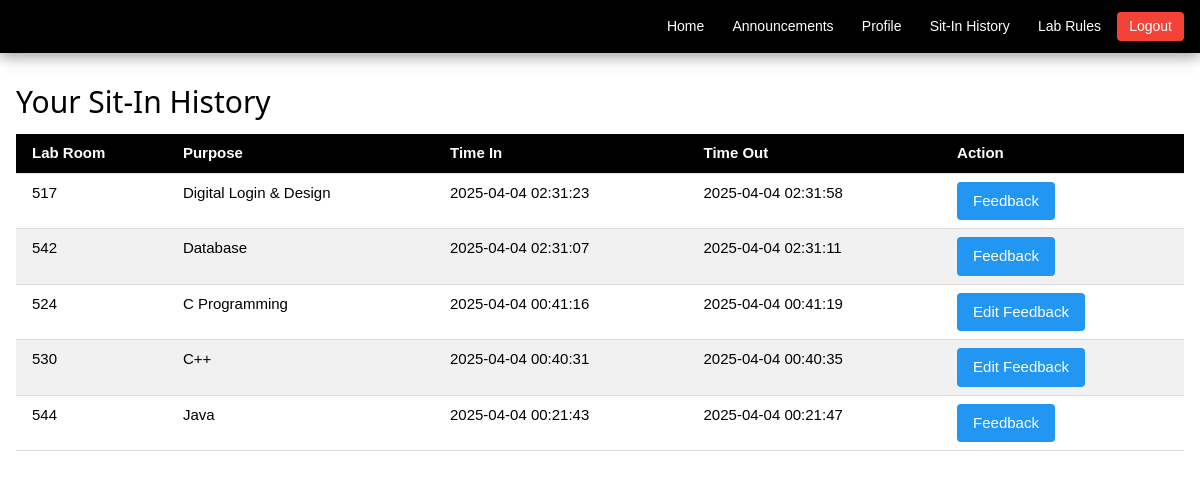
Page /student_sit_in_history (signed in) on the earlier database version.
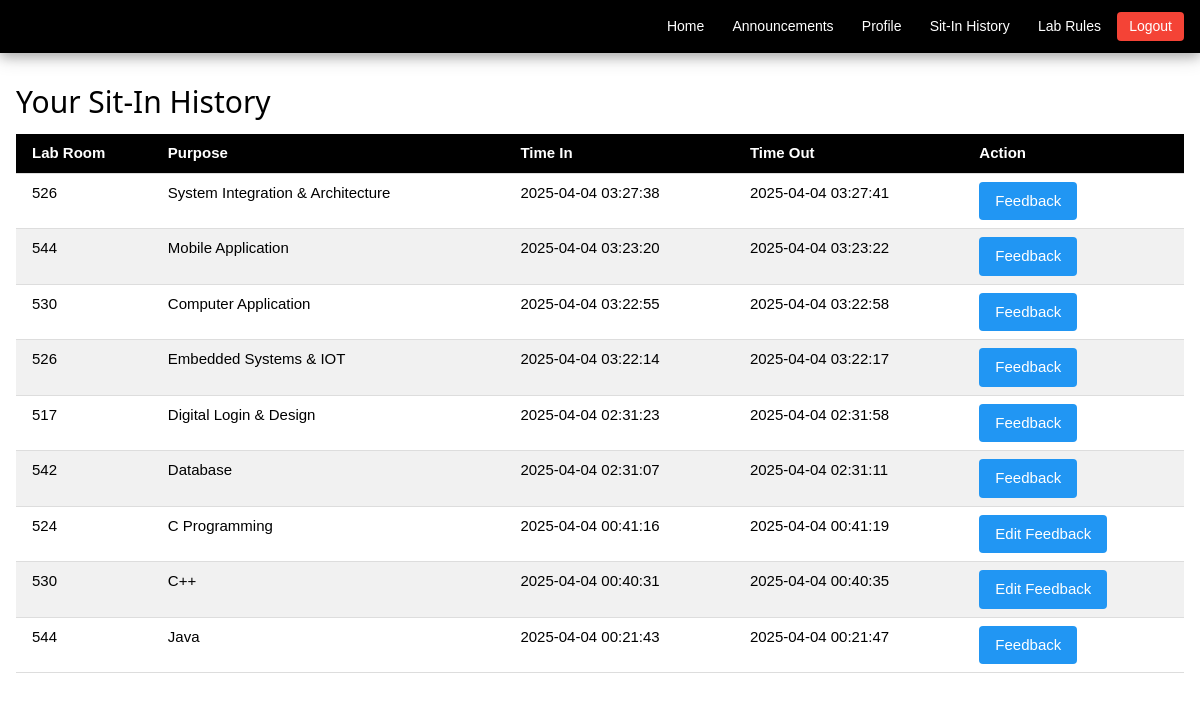
Same page on the later database version.
### tables this page shows
CREATE TABLE sit_in_records(
id integer primary key autoincrement,
student_idno integer,
lab_room text,
purpose text,
sit_in_time timestamp default current_timestamp, time_out timestamp, feedback TEXT,
foreign key (student_idno) references registration(idno));

### main.py (the view)
@app.route('/student_sit_in_history')
def student_sit_in_history():
    if 'username' not in session:
        flash("You must log in to view your sit-in history.", "error")
        return redirect(url_for('login'))
    student_idno = session.get('IDNO')
    conn = get_db()
    cursor = conn.cursor()
    cursor.execute("""
        SELECT sit_in_records.*, registration.Firstname, registration.Midname, registration.Lastname
        FROM sit_in_records
        JOIN registration ON sit_in_records.student_idno = registration.IDNO
        WHERE sit_in_records.student_idno = ?
        ORDER BY sit_in_records.sit_in_time DESC
    """, (student_idno,))
    sit_in_records = cursor.fetchall()
    close_db(conn)
    return render_template('student_sit_in_history.html', sit_in_records=sit_in_records)

### main.py (called while the page is built)
def get_db():
    conn = sqlite3.connect(DATABASE)
    conn.row_factory = sqlite3.Row
    return conn

@app.after_request
def after_request(response):
    response.headers['Cache-Control'] = 'no-cache, no-store, must-revalidate'
    return response

### templates/student_sit_in_history.html (shortened to what this page needs)
{% extends 'base.html' %}
{% block content %}
<div class="w3-bar w3-black w3-card-4" style="padding: 4px 0;">
    <div class="w3-bar-item w3-right" style="padding: 8px 16px;">
        <a href="/" class="w3-button w3-black w3-round" style="padding: 4px 12px; font-size: 14px;">Home</a>
        <a href="/announcements" class="w3-button w3-black w3-round" style="padding: 4px 12px; font-size: 14px;">Announcements</a>
        <a href="/edit_profile" class="w3-button w3-black w3-round" style="padding: 4px 12px; font-size: 14px;">Profile</a>
        <a href="/student_sit_in_history" class="w3-button w3-black w3-round" style="padding: 4px 12px; font-size: 14px;">Sit-In History</a>
        <a href="/lab_rules" class="w3-button w3-black w3-round" style="padding: 4px 12px; font-size: 14px;">Lab Rules</a>
        <a href="/logout" class="w3-button w3-red w3-round" style="padding: 4px 12px; font-size: 14px;">Logout</a>
    </div>
</div>
<div class="w3-container w3-margin-top">
    <h2>Your Sit-In History</h2>
    {% if sit_in_records %}
    <table class="w3-table w3-bordered w3-striped">
        <thead>
            <tr class="w3-black">
                <th>Lab Room</th>
                <th>Purpose</th>
                <th>Time In</th>
                <th>Time Out</th>
                <th>Action</th>
            </tr>
        </thead>
        <tbody>
            {% for record in sit_in_records %}
            <tr>
                <td>{{ record.lab_room }}</td>
                <td>{{ record.purpose }}</td>
                <td>{{ record.sit_in_time }}</td>
                <td>{{ record.time_out if record.time_out else 'Active' }}</td>
                <td>
                    <button onclick="openFeedbackModal('{{ record.id }}', `{{ record.feedback if record.feedback else '' }}`)"
                        class="w3-button w3-blue w3-round">
                        {{ 'Edit Feedback' if record.feedback else 'Feedback' }}
                    </button>
                </td>
            </tr>
            {% endfor %}
        </tbody>
    </table>
    {% else %}
    <p class="w3-center w3-text-grey">No sit-in history found.</p>
    {% endif %}
</div>
{% endblock %}

Differences in the rows shown:
added sit_in_records: lab_room "526", purpose "System Integration & Architecture", sit_in_time "2025-04-04 03:27:38", time_out "2025-04-04 03:27:41", feedback "Feedback"
added sit_in_records: lab_room "544", purpose "Mobile Application", sit_in_time "2025-04-04 03:23:20", time_out "2025-04-04 03:23:22", feedback "Feedback"
added sit_in_records: lab_room "530", purpose "Computer Application", sit_in_time "2025-04-04 03:22:55", time_out "2025-04-04 03:22:58", feedback "Feedback"
added sit_in_records: lab_room "526", purpose "Embedded Systems & IOT", sit_in_time "2025-04-04 03:22:14", time_out "2025-04-04 03:22:17", feedback "Feedback"
